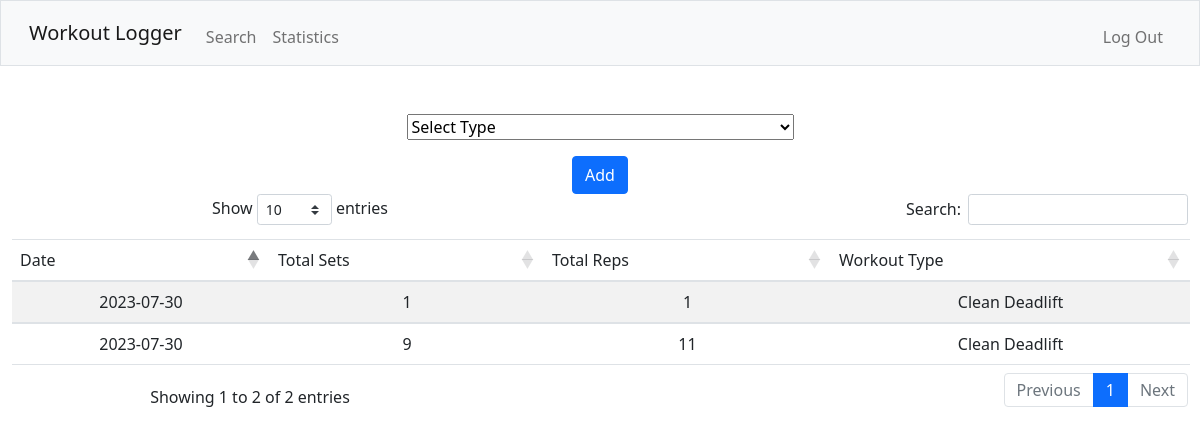
Screenshot of / (signed in) with the database file from the repository.
### tables this page shows
CREATE TABLE WorkoutReps (
  RepID INTEGER PRIMARY KEY AUTOINCREMENT,
  WorkoutExerciseID INT,
  SetNumber INT,
  RepNumber INT,
  Weight DOUBLE,
  FOREIGN KEY (WorkoutExerciseID) REFERENCES WorkoutExercises(WorkoutExerciseID)
);

CREATE TABLE Workouts (
  WorkoutID INTEGER PRIMARY KEY AUTOINCREMENT,
  UserID INT,
  WorkoutDate DATE,
  FOREIGN KEY (UserID) REFERENCES Users(UserID)
);

### app.py (the view)
@app.route("/", methods=["GET", "POST"])
@login_required
def index():
    user_id = session["user_id"]
    if request.method == "POST":
        exercise_id = request.form.get("exercise_id")
        if not exercise_id:
            return error("Please insert exercise type")
        else:
            db.execute("INSERT INTO Workouts (UserID, WorkoutDate) VALUES (?, CURRENT_DATE)", user_id)
            result = db.execute("SELECT WorkoutID FROM Workouts WHERE UserID = ? ORDER BY WorkoutID DESC LIMIT 1", user_id)
            workout_id = result[0]['WorkoutID']
            try:
                db.execute("INSERT INTO WorkoutExercises (WorkoutID, ExerciseID) VALUES (?, ?)", workout_id, exercise_id)
            except Exception as e:
                print(f"Error while inserting into WorkoutExercises: {e}")
            workout_exercise_data = db.execute("SELECT * FROM WorkoutExercises WHERE WorkoutID = ?", workout_id)[0]
            exercise_data = db.execute("SELECT * FROM Exercises WHERE ExerciseID = ?", exercise_id)[0]
            workout_data = db.execute("SELECT * FROM Workouts WHERE WorkoutID = ?", workout_id)[0]
            rep_data = []
            return render_template("workout.html", exercise_data=exercise_data, workout_id=workout_id, workout_exercise_data=workout_exercise_data, rep_data=rep_data, workout_types=workout_types)
    else:
        user_id = session["user_id"]
        workout_history = db.execute("""
            SELECT
                W.WorkoutID,
                W.WorkoutDate,
                E.ExerciseName,
                WE.Sets,
                WR.RepNumber,
                WE.Weight
            FROM
                Workouts W
            JOIN
                WorkoutExercises WE on W.WorkoutID = WE.WorkoutID
            JOIN
                Exercises E on WE.ExerciseID = E.ExerciseID
            JOIN
                WorkoutReps WR on WE.WorkoutExerciseID = WR.WorkoutExerciseID
            WHERE
                W.UserID = ?
            ORDER BY
                W.WorkoutDate DESC,
                W.WorkoutID,
                E.ExerciseName
        """, user_id)
        processed_workouts = []
        current_workout = {}
        for row in workout_history:
            if current_workout.get('WorkoutID') != row['WorkoutID']:
                if current_workout:
                    processed_workouts.append(current_workout)
                current_workout = {
                    'WorkoutID': row['WorkoutID'],
                    'WorkoutDate': row['WorkoutDate'],
                    'Exercises': [row['ExerciseName']],
                    'TotalSets': row['Sets'],
                    'TotalReps': row['RepNumber'],
                    'TotalWeight': row['Weight']
                }
            else:
                current_workout['Exercises'].append(row['ExerciseName'])
                current_workout['TotalSets'] += row['Sets']
                current_workout['TotalReps'] += row['RepNumber']
                current_workout['TotalWeight'] += row['Weight']
        if current_workout:
            processed_workouts.append(current_workout)
            print(processed_workouts)
        return render_template("index.html", workout_types=workout_types, processed_workouts=processed_workouts)

### helpers.py (called while the page is built)
def login_required(f):
    @wraps(f)
    def decorated_function(*args, **kwargs):
        if session.get("user_id") is None:
            return redirect("/login")
        return f(*args, **kwargs)
    return decorated_function

### templates/index.html (shortened to what this page needs)
{% extends "layout.html" %}
{% block main %}
    <form action="/" method="post">
        <div class="mb-3">
        <select name="exercise_id">
            <option disabled selected>Select Type</option>
        </select>
        </div>
        <button class="btn btn-primary" type="submit">Add</button>
    </form>
    <div>
        <table class="table table-striped dataTable">
            <thead>
                <tr>
                    <td>Date</td>
                    <td>Total Sets</td>
                    <td>Total Reps</td>
                    <td>Workout Type</td>
                </tr>
            </thead>
            <tbody>
                {% for item in processed_workouts %}
                <tr>
                    <td>{{ item["WorkoutDate"] }}</td>
                    <td>{{ item["TotalSets"] }}</td>
                    <td>{{ item["TotalReps"] }}</td>
                    <td>{{ item["Exercises"] | unique | list | join("\t") }}</td>
                </tr>
                {% endfor %}
            </tbody>
        </table>
    </div>
{% endblock %}

### rows the page displays
WorkoutReps: WorkoutDate "2023-07-30", TotalSets "1", TotalReps "1", Exercises|unique "Clean Deadlift"
WorkoutReps: WorkoutDate "2023-07-30", TotalSets "9", TotalReps "11", Exercises|unique "Clean Deadlift"
